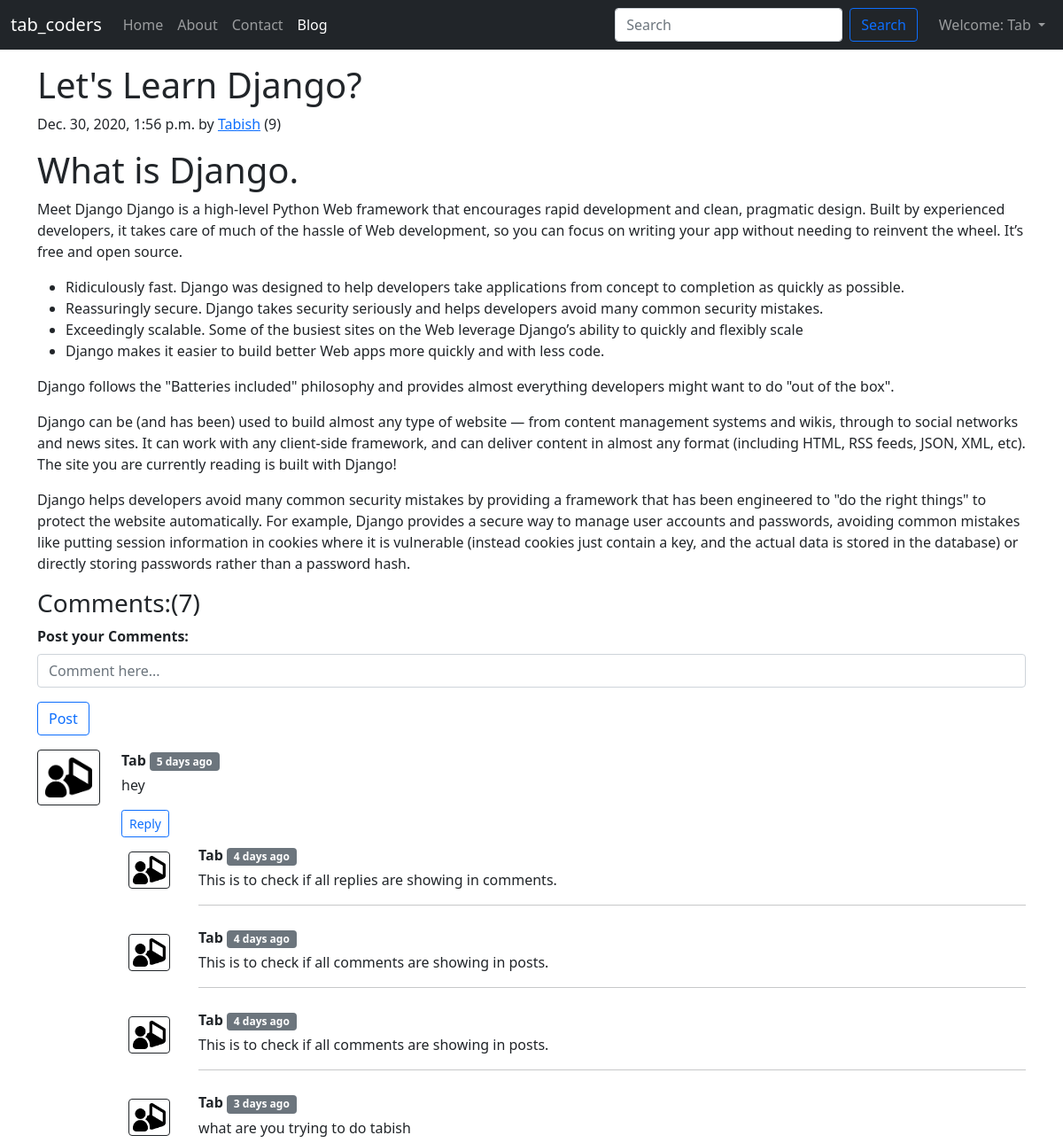
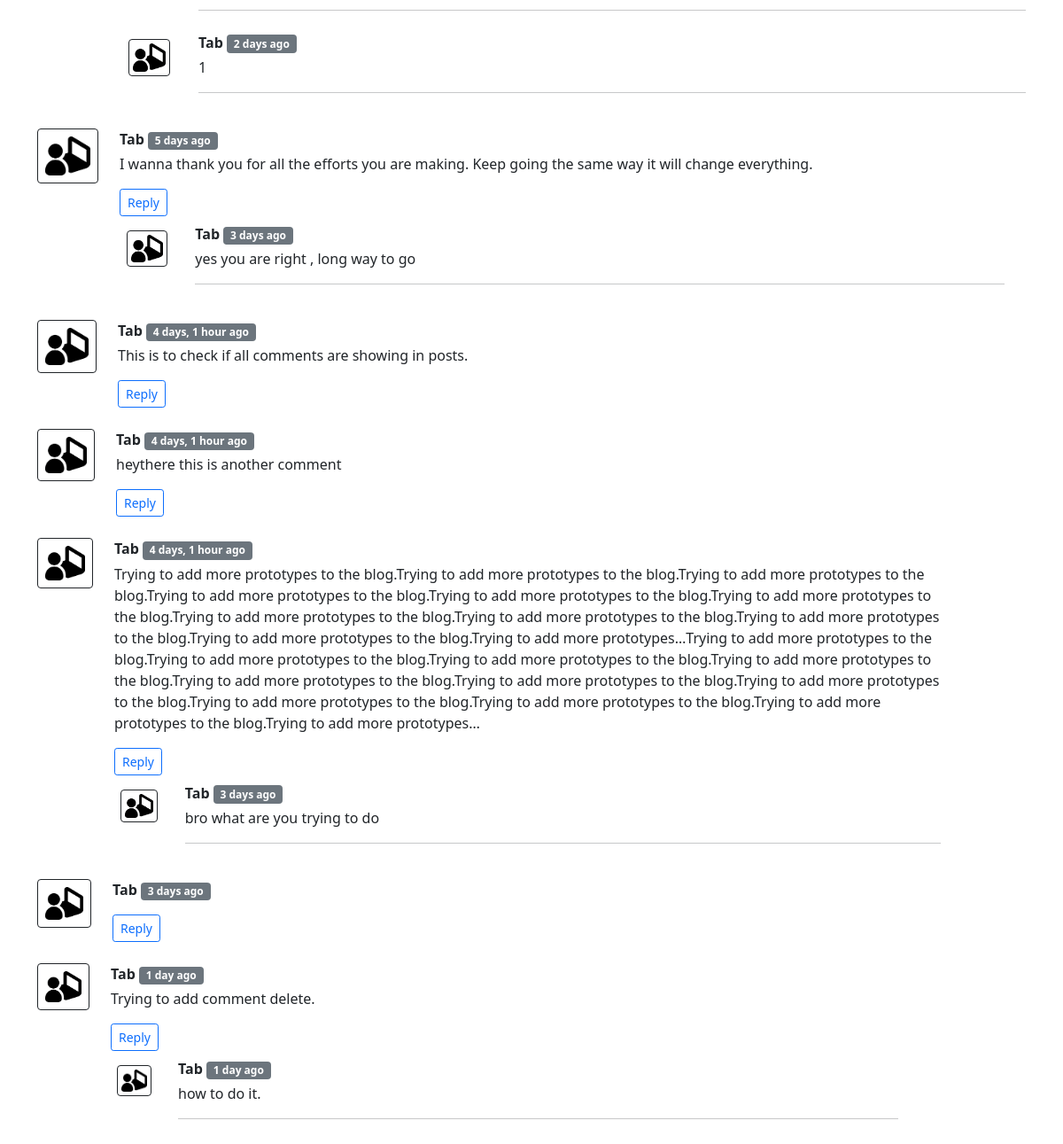
The app's page /blog/first-post (signed in) with its own data (2 pictures, top to bottom).
### blog/models.py (models this page shows, shortened)
class Post(models.Model):
    sno = models.AutoField(primary_key=True)
    title = models.CharField(max_length=50)
    content = models.TextField(max_length=3000)
    author = models.CharField(max_length=50)
    slug = models.CharField(max_length=150)
    views = models.IntegerField(default = 0)
    timestamp = models.DateTimeField(blank=True)

class BlogComment(models.Model):
    sno = models.AutoField(primary_key = True)
    comment = models.TextField()
    user = models.ForeignKey(User, on_delete=models.CASCADE)
    post = models.ForeignKey(Post, on_delete=models.CASCADE)
    parent = models.ForeignKey("self", on_delete=models.CASCADE, null=True)
    timestamp = models.DateTimeField(default = now)

### blog/views.py (the view)
# urls.py: path('<str:slug>', views.blogPost, name='blogPost'),
def blogPost(request,slug):
    post = Post.objects.filter(slug=slug).first()
    post.views += 1
    post.save()
    comments = BlogComment.objects.filter(post=post,parent=None)
    replies = BlogComment.objects.filter(post=post).exclude(parent=None)
    replyDict = {}
    for reply in replies:
        if reply.parent.sno not in replyDict.keys():
            replyDict[reply.parent.sno] = [reply]
        else:
            replyDict[reply.parent.sno].append(reply)
    context = {'post' : post, 'comments':comments, 'user':request.user, 'replyDict':replyDict}
    return render(request,'blog/blogPost.html',context)

### blog/templatetags/extras.py (called while the page is built)
@register.filter
def get_val(dict, key):
    return dict.get(key)

### templates/blog/blogPost.html (shortened to what this page needs)
{% extends 'base.html' %}
{% block blogactive %} active {% endblock blogactive %}
{% block body %}
{% load humanize %}
{% load extras %}
<div class="container my-3">
    <h1 class="blog-post-title">{{post.title}}</h1>
    <p class="blog-post-meta">{{post.timestamp}} by <a href="/about">{{post.author}}</a> (<span>{{post.views}})</span></p>
    <p>{{post.content|safe}}</p>
</div>
<div class="container">
    <h3>Comments:({{comments.count}})</h3>
    <div class="my-2">
        {% if user.is_authenticated %}
        <form action="/blog/postComment" method="POST">
            <div class="mb-3">
                <label for="exampleInputEmail1" class="form-label"><b>Post your Comments:</b></label>
                <input type="text" class="form-control" name="comment" id="comment" placeholder="Comment here...">
            </div>
            <button type=" submit" class="btn btn-outline-primary">Post</button>
        </form>
        {% else %}
        <span class="badge bg-danger">Please Login to Post a Comment.</span>
        {% endif %}
    </div>
    {% for comment in comments %}
    <div class="row my-3">
        <div class="col-md-1">
            <img class="rounded mx-auto d-block w-100 p-2 border border-dark" src="/static/img/user.png" alt="user">
        </div>
        <div class="col-md-11"><b>{{comment.user.username}}</b> <span
                class="badge bg-secondary">{{comment.timestamp|naturaltime}}</span>
            <div class="my-1">{{comment.comment}}</div>
            <div class="reply mx-0 mt-3">
                {% if user.is_authenticated %}
                <button class="btn btn-outline-primary btn-sm" type="button" data-bs-toggle="collapse"
                    data-bs-target="#replyBox{{comment.sno}}" aria-expanded="false"
                    aria-controls="replyBox{{comment.sno}}">
                    Reply
                </button>
                {% else %}
                <span class="badge bg-danger">Login to Reply.</span>
                {% endif %}
                <div class="replies my-2">
                    {% for reply in replyDict|get_val:comment.sno %}
                    <div class="row my-2">
                        <div class="col-md-1">
                            <img class="rounded mx-auto d-block w-75 my-2 p-1 border border-dark"
                                src="/static/img/user.png" alt="user">
                        </div>
                        <div class="col md-11">
                            <b>{{reply.user.username}}</b> <span
                                class="badge bg-secondary">{{reply.timestamp|naturaltime}}</span>
                            <div class="my-1">{{reply.comment}}</div>
                            <hr>
                        </div>
                    </div>
                    {% endfor %}
                </div>
            </div>
        </div>
        {% endfor %}
    </div>
    {% endblock body %}

### templates/base.html (shortened to what this page needs)
<!doctype html>
<html lang="en">
<head>
  <link href="https://cdn.jsdelivr.net/npm/bootstrap@5.0.0-beta1/dist/css/bootstrap.min.css" rel="stylesheet"
>
</head>
<body>
  <nav class="navbar navbar-expand-lg navbar-dark bg-dark">
    <div class="container-fluid">
      <a class="navbar-brand" href="/">tab_coders</a>
      <div class="collapse navbar-collapse" id="navbarSupportedContent">
        <ul class="navbar-nav me-auto mb-2 mb-lg-0">
          <li class="nav-item">
            <a class="nav-link {% block homeactive %}{% endblock homeactive %}" aria-current="page" href="/">Home</a>
          </li>
          <li class="nav-item">
            <a class="nav-link {% block aboutactive %} {% endblock aboutactive %}" href="/about">About</a>
          </li>
          <li class="nav-item">
            <a class="nav-link {% block contactactive %} {% endblock contactactive %}" href="/contact">Contact</a>
          </li>
          <li class="nav-item">
            <a class="nav-link {% block blogactive %} {% endblock blogactive %}" href="/blog">Blog</a>
          </li>
        </ul>
        <form method="GET" action="/search" class="d-flex my-2 my-lg-0 mx-3">
          <input class="form-control me-2" type="search" placeholder="Search" aria-label="Search" name="query"
            id="query">
          <button class="btn btn-outline-primary" type="submit">Search</button>
        </form>
        {% if user.is_authenticated %}
        <ul class="navbar-nav ml-auto mb-2 mb-lg-0">
          <li class="nav-item dropdown">
            <a class="nav-link dropdown-toggle" href="#" id="navbarDropdown" role="button" data-bs-toggle="dropdown"
              aria-expanded="false">
             Welcome: {{request.user}}
            </a>
          </li>
        </ul>
        {% endif %}
      </div>
    </div>
  </nav>
  {% block body %}
  {% endblock body %}
</body>
</html>

### records on screen
Post: title "Let's Learn Django?", timestamp "Dec. 30, 2020, 1:56 p.m.", author "Tabish", views "9", content "What is Django. Meet Django Django is a high-level Python Web framework that encourages rapid development and clean, pragmatic design. Built by experienced developers, it takes care of much of the hassle of Web development, so you can focus on writing your app without needing to reinvent the wheel. It’s free and open source. Ridiculously fast. Django was designed to help developers take applications from concept to completion as quickly as possible. Reassuringly secure. Django takes security seriously and helps developers avoid many common security mistakes. Exceedingly scalable. Some of the busiest sites on the Web leverage Django’s ability to quickly and flexibly scale Django makes it…"
BlogComment: user.username "Tab", timestamp "5 days ago", comment "hey"
BlogComment: user.username "Tab", timestamp "4 days ago", comment "This is to check if all replies are showing in comments."
BlogComment: user.username "Tab", timestamp "4 days ago", comment "This is to check if all comments are showing in posts."
BlogComment: user.username "Tab", timestamp "4 days ago", comment "This is to check if all comments are showing in posts."
BlogComment: user.username "Tab", timestamp "3 days ago", comment "what are you trying to do tabish"
BlogComment: user.username "Tab", timestamp "2 days ago", comment "1"
BlogComment: user.username "Tab", timestamp "5 days ago", comment "I wanna thank you for all the efforts you are making. Keep going the same way it will change everything."
BlogComment: user.username "Tab", timestamp "3 days ago", comment "yes you are right , long way to go"
BlogComment: user.username "Tab", timestamp "4 days, 1 hour ago", comment "This is to check if all comments are showing in posts."
BlogComment: user.username "Tab", timestamp "4 days, 1 hour ago", comment "heythere this is another comment"
BlogComment: user.username "Tab", timestamp "4 days, 1 hour ago", comment "Trying to add more prototypes to the blog.Trying to add more prototypes to the blog.Trying to add more prototypes to the blog.Trying to add more prototypes to the blog.Trying to add more prototypes to the blog.Trying to add more prototypes to the blog.Trying to add more prototypes to the blog.Trying to add more prototypes to the blog.Trying to add more prototypes to the blog.Trying to add more prototypes to the blog.Trying to add more prototypes…Trying to add more prototypes to the blog.Trying to add more prototypes to the blog.Trying to add more prototypes to the blog.Trying to add more prototypes to the blog.Trying to add more prototypes to the blog.Trying to add more prototypes to the…"
BlogComment: user.username "Tab", timestamp "3 days ago", comment "bro what are you trying to do"
BlogComment: user.username "Tab", timestamp "3 days ago"
BlogComment: user.username "Tab", timestamp "1 day ago", comment "Trying to add comment delete."
BlogComment: user.username "Tab", timestamp "1 day ago", comment "how to do it."

### other values on screen
{{ request.user }} "Tab"
{{ comments.count }} "7"
